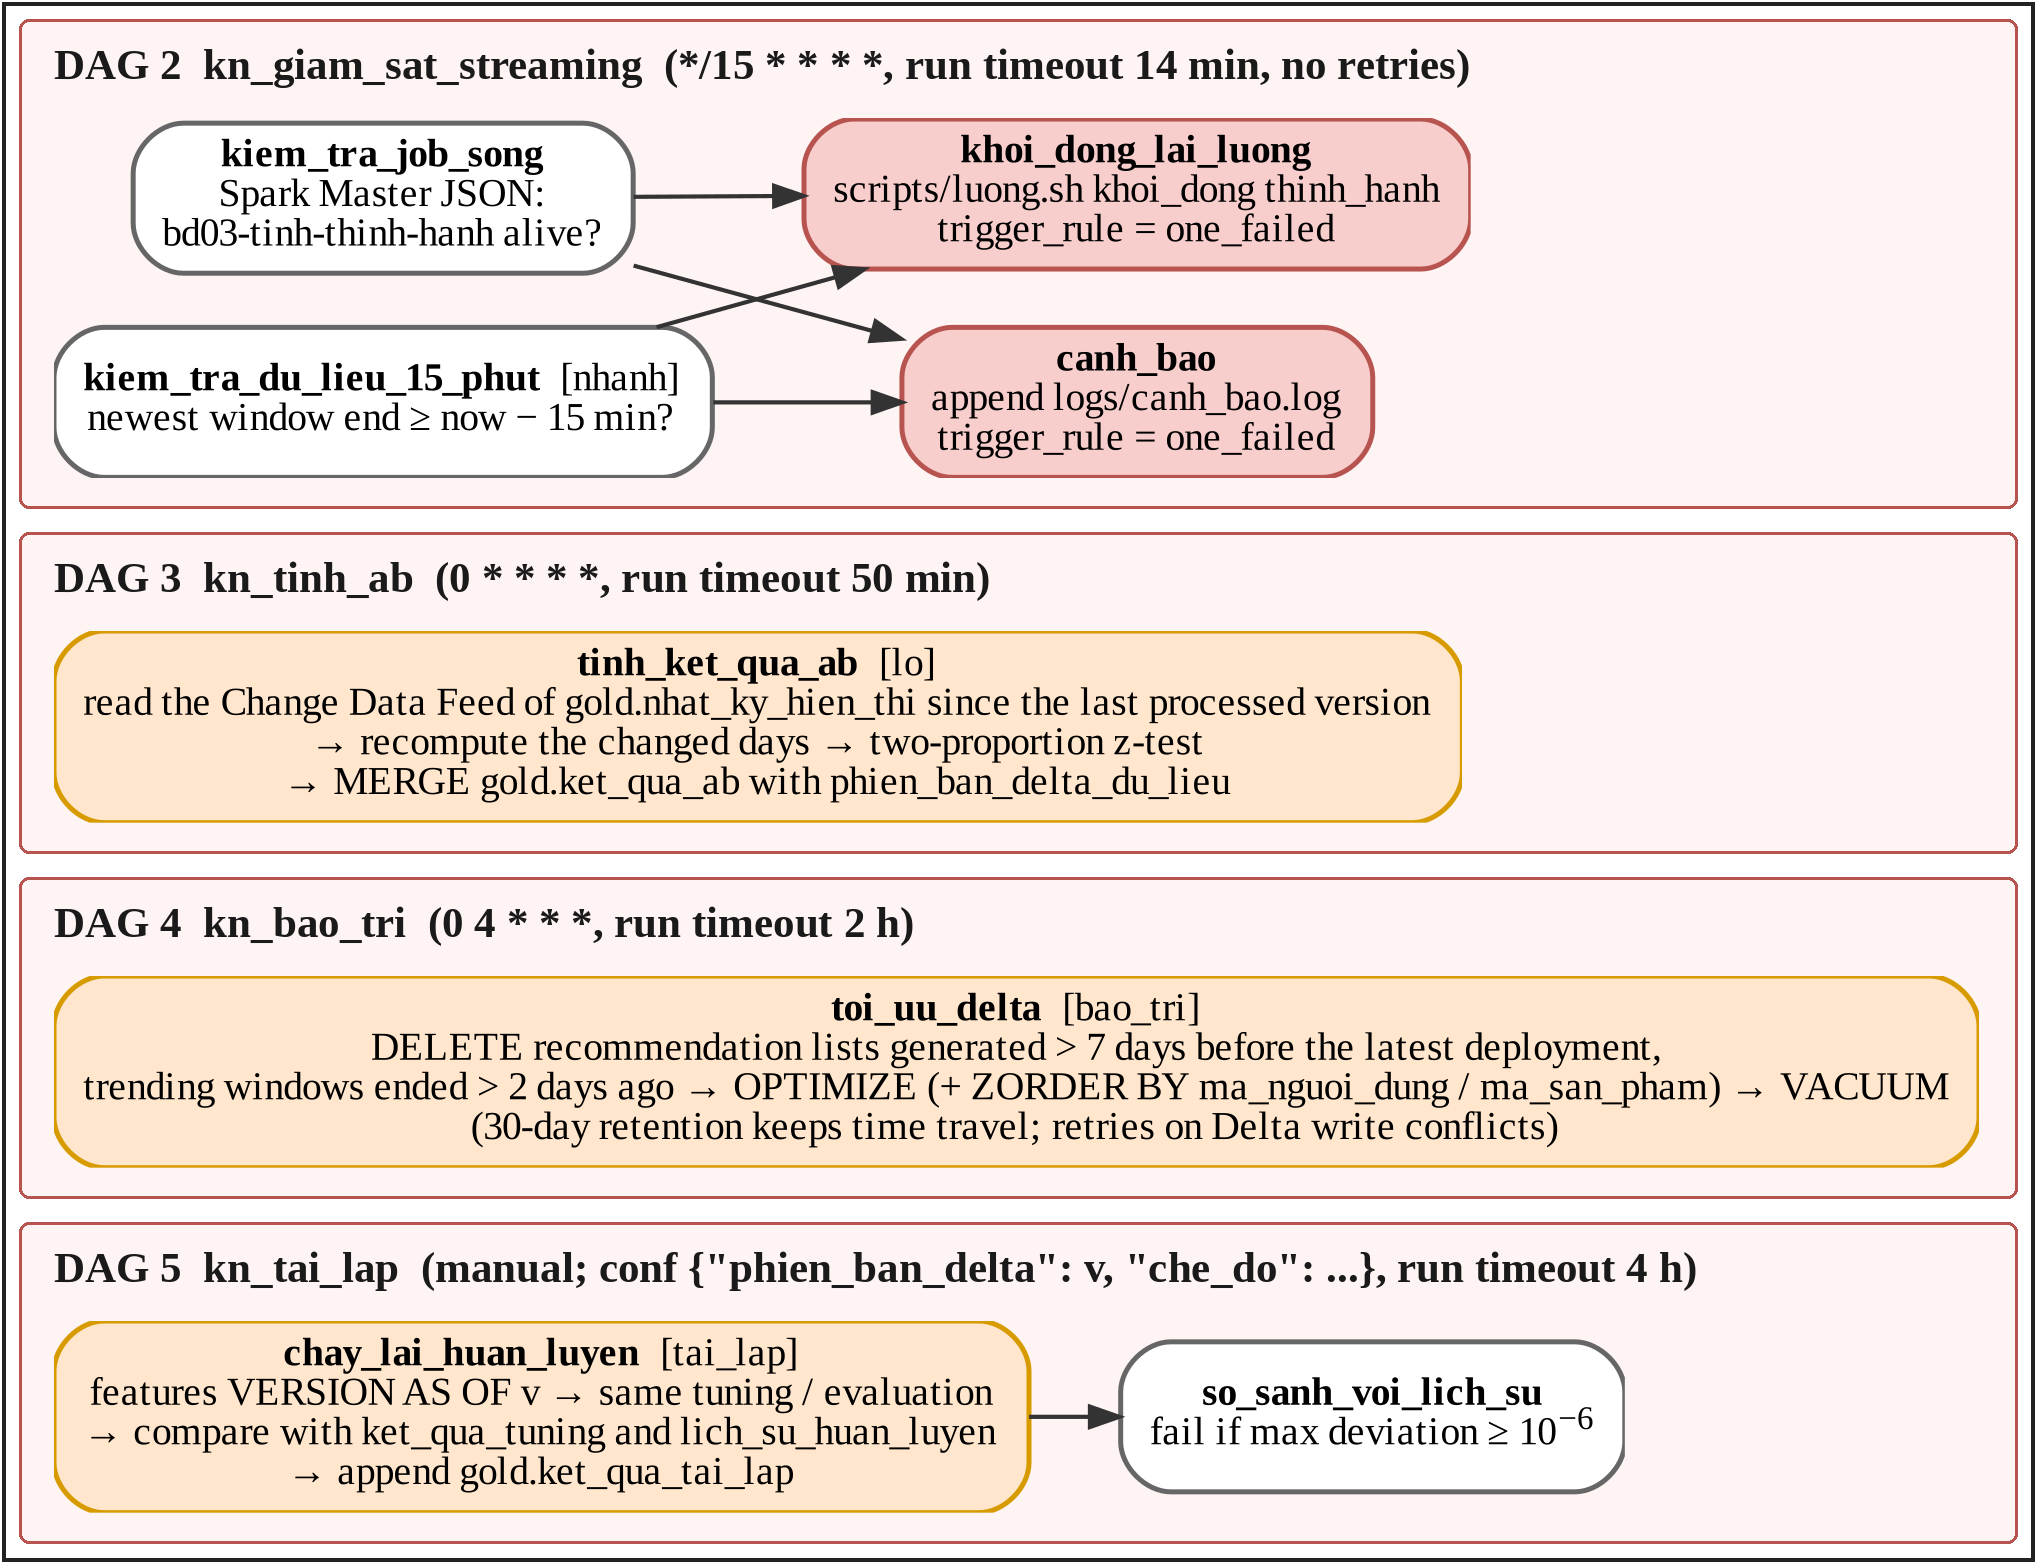

This figure's Python source:
"""Hình: DAG 2-5. Mỗi DAG vẽ bằng Graphviz riêng rồi xếp chồng bằng PIL, để bốn khung
cùng bề rộng và không phụ thuộc cách Graphviz xếp các cụm cạnh nhau.
Nội dung lấy từ airflow/dags/kn_giam_sat_streaming.py, kn_tinh_ab.py, kn_bao_tri.py, kn_tai_lap.py."""
import os
import subprocess
import tempfile

from PIL import Image, ImageDraw, ImageFont

DPI = 300
DAU = """digraph G {
  graph [rankdir=LR, fontname="Liberation Serif", nodesep=0.18, ranksep=0.3, pad=0, bgcolor=transparent];
  node  [shape=box, style="rounded,filled", fontname="Liberation Serif", fontsize=9.5, fillcolor="#FFE6CC", color="#D79B00", penwidth=1.2, margin="0.1,0.05"];
  edge  [color="#333333", arrowsize=0.7, penwidth=1.0, fontname="Liberation Serif Italic", fontsize=8.5];
%s
}
"""
DAG = [
    ("DAG 2  kn_giam_sat_streaming  (*/15 * * * *, run timeout 14 min, no retries)", """
    a1 [fillcolor="#FFFFFF", color="#666666", label=<<B>kiem_tra_job_song</B><BR/>Spark Master JSON:<BR/>bd03-tinh-thinh-hanh alive?>];
    a2 [fillcolor="#FFFFFF", color="#666666", label=<<B>kiem_tra_du_lieu_15_phut</B>  [nhanh]<BR/>newest window end ≥ now − 15 min?>];
    a3 [fillcolor="#F8CECC", color="#B85450", label=<<B>khoi_dong_lai_luong</B><BR/>scripts/luong.sh khoi_dong thinh_hanh<BR/>trigger_rule = one_failed>];
    a4 [fillcolor="#F8CECC", color="#B85450", label=<<B>canh_bao</B><BR/>append logs/canh_bao.log<BR/>trigger_rule = one_failed>];
    a1 -> a3; a2 -> a3; a1 -> a4; a2 -> a4;"""),
    ("DAG 3  kn_tinh_ab  (0 * * * *, run timeout 50 min)", """
    b1 [label=<<B>tinh_ket_qua_ab</B>  [lo]<BR/>read the Change Data Feed of gold.nhat_ky_hien_thi since the last processed version<BR/>→ recompute the changed days → two-proportion z-test<BR/>→ MERGE gold.ket_qua_ab with phien_ban_delta_du_lieu>];"""),
    ("DAG 4  kn_bao_tri  (0 4 * * *, run timeout 2 h)", """
    c1 [label=<<B>toi_uu_delta</B>  [bao_tri]<BR/>DELETE recommendation lists generated &gt; 7 days before the latest deployment,<BR/>trending windows ended &gt; 2 days ago → OPTIMIZE (+ ZORDER BY ma_nguoi_dung / ma_san_pham) → VACUUM<BR/>(30-day retention keeps time travel; retries on Delta write conflicts)>];"""),
    ('DAG 5  kn_tai_lap  (manual; conf {"phien_ban_delta": v, "che_do": ...}, run timeout 4 h)', """
    d1 [label=<<B>chay_lai_huan_luyen</B>  [tai_lap]<BR/>features VERSION AS OF v → same tuning / evaluation<BR/>→ compare with ket_qua_tuning and lich_su_huan_luyen<BR/>→ append gold.ket_qua_tai_lap>];
    d2 [fillcolor="#FFFFFF", color="#666666", label=<<B>so_sanh_voi_lich_su</B><BR/>fail if max deviation ≥ 10<SUP>−6</SUP>>];
    d1 -> d2;"""),
]


def ve(than, tep):
    with tempfile.NamedTemporaryFile("w", suffix=".dot", delete=False) as f:
        f.write(DAU % than)
    subprocess.run(["dot", "-Tpng", "-Gdpi=%d" % DPI, f.name, "-o", tep], check=True)
    os.unlink(f.name)
    a = Image.open(tep).convert("RGBA")
    return a.crop(a.getbbox())


# Khung và tiêu đề vẽ bằng PIL để bốn khung cùng bề rộng (giống khung nhóm ở các hình matplotlib).
PX = DPI / 72.0
chu_dam = ImageFont.truetype("/usr/share/fonts/truetype/liberation/LiberationSerif-Bold.ttf", int(10.5 * PX))
le, tren_td, duoi_td, day, khe = int(0.12 * DPI), int(0.07 * DPI), int(0.1 * DPI), int(0.1 * DPI), int(0.08 * DPI)
anh = [ve(b, "/tmp/f06_%d.png" % i) for i, (_, b) in enumerate(DAG)]
cao_td = chu_dam.getbbox("Ag")[3]
rong = max(a.width for a in anh) + 2 * le + 4
cao_khung = [tren_td + cao_td + duoi_td + a.height + day for a in anh]
VIEN = int(0.06 * DPI)
nen = Image.new("RGB", (rong + 2 * VIEN, sum(cao_khung) + khe * (len(anh) - 1) + 4 + 2 * VIEN), "white")
ve2 = ImageDraw.Draw(nen)
y = 1 + VIEN
for (tieu_de, _), a, h in zip(DAG, anh, cao_khung):
    ve2.rounded_rectangle([VIEN + 1, y, VIEN + rong - 2, y + h], radius=int(0.035 * DPI), fill="#FDF4F3", outline="#B85450", width=max(2, int(0.8 * PX)))
    ve2.text((VIEN + le, y + tren_td), tieu_de, font=chu_dam, fill="#1A1A1A")
    nen.paste(a, (VIEN + le, y + tren_td + cao_td + duoi_td), a)
    y += h + khe
ve2.rectangle([2, 2, nen.width - 3, nen.height - 3], outline="#222222", width=int(1.1 * PX))
nen.save("f06_dag_khac.png", dpi=(DPI, DPI))
